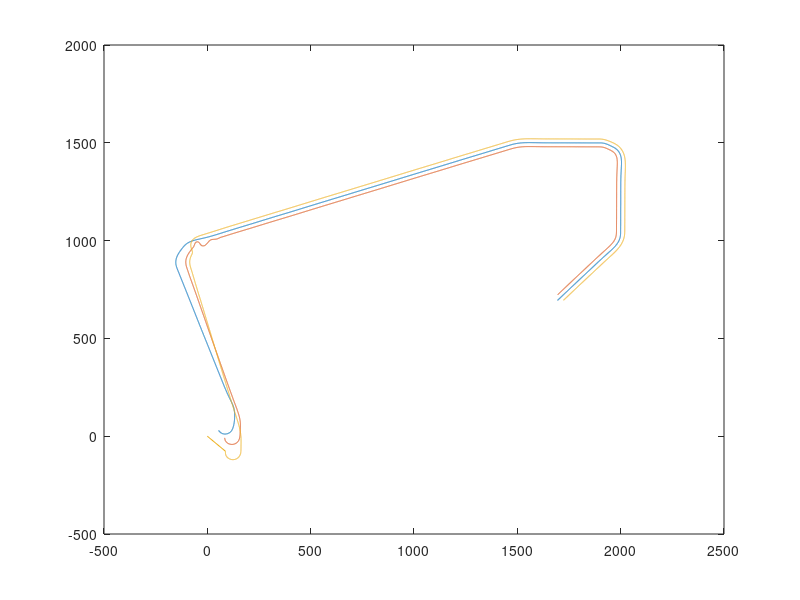

This chart was generated by the following MATLAB code:

log = importdata("formation_log.txt");
log_data = log.data;

plot(log_data(:, 2), log_data(:, 5), ...
     log_data(:, 3), log_data(:, 6), ...
     log_data(:, 4), log_data(:, 7));